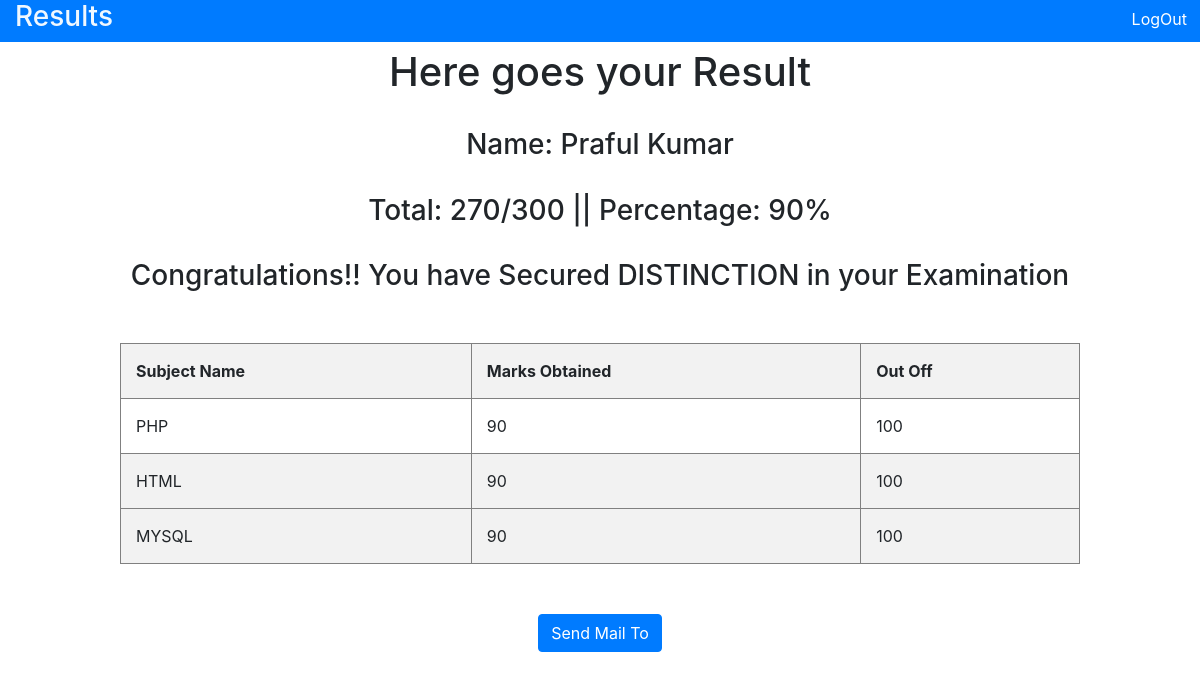
Page /student.php (signed in) on the committed database.
### tables this page shows
CREATE TABLE `portal_db` (
  `id` int(11) NOT NULL,
  `Firstname` text NOT NULL,
  `Lastname` text NOT NULL,
  `Email` text NOT NULL,
  `Userid` text NOT NULL,
  `Password` text NOT NULL,
  `PHP` int(11) NOT NULL,
  `HTML` int(11) NOT NULL,
  `MYSQL` int(11) NOT NULL,
  `Total` int(11) NOT NULL,
  `Percentage` decimal(10,0) NOT NULL
);

### student.php (the view, shortened to what this page needs)
<!DOCTYPE html>
<html lang="en" dir="ltr">
  <head>
    <link rel="stylesheet" href="https://maxcdn.bootstrapcdn.com/bootstrap/4.0.0/css/bootstrap.min.css">
  </head>
  <body>
    <nav>
      <nav class="nav navbar-dark navbar-expand-sm fixed-top bg-primary">
        <div class="container">
          <h3 style="color: aliceblue;">Results</h3>
        </div>
        <form class="" action="student.php" method="post">
          <button type="submit" class="btn btn-primary" name="logout">LogOut</button>
        </form>
      </nav>
    </nav>
    <?php
    $username = "root";
    $password = "root";
    $db="studentportal";
    $conn = mysqli_connect("localhost:3307", $username, $password,$db) or die(mysqli_connect_error());
    mysqli_select_db($conn,$db) or die(mysqli_error($conn));
    $name= $_SESSION['username'];
    echo "<br><br><h1><center> Here goes your Result</center></h2>";
    $getname="SELECT `Firstname` FROM `portal_db` WHERE `Userid`='$name'";
    $check=mysqli_query($conn,$getname);
    $getrow=mysqli_num_rows($check);
    if($getrow!=0){
    $sql="SELECT * FROM `portal_db` WHERE `Userid`='$name'";
    $check1=mysqli_query($conn,$sql);
    $getrow1=mysqli_num_rows($check1);
    echo "
    <style>
    th,td{
      padding: 15px;
      text-align: left;
    }
    tr:nth-child(odd) {background-color: #f2f2f2;}
    </style>
    <table border=1 align=\"center\" style=\" margin-top:50px; width:80%;\">
    <tr>
    <th>Subject Name</th>
    <th>Marks Obtained</th>
    <th>Out Off</th>
    </tr>";
    if($getrow1!=0)
    {
      while($row1=mysqli_fetch_array($check1)){
        $name=$row1['Firstname'] ." " .$row1['Lastname'];
        echo "<br><center><h3>Name: $name </h3></center>" ;
        echo "
        <tr>
        <td> PHP</td>
        <td>" . $row1['PHP'] . "</td>
        <td>100</td>
        </tr>";
        echo "<tr>";
        echo "<td> HTML </td>";
        echo "<td>" . $row1['HTML'] . "</td>";
        echo "<td>100</td>";
        echo "<td> MYSQL </td>";
        echo "<td>" . $row1['MYSQL'] . "</td>";
        echo "<td>100</td>";
        echo "</tr>";
        $total= $row1['Total'];
        $per=$row1['Percentage'];
        echo "<br><center><h3>Total: $total/300   || Percentage: $per%</h3></center>" ;
        if($per<60 && $per>35)
        {
          echo "<br><center><h3>BETTER LUCK NEXT TIME</h3></center>";
          $type1="Pass";
        }
        elseif($per<35 && $per>1)
        {
          echo "<br><center><h3>BETTER LUCK NEXT TIME</h3></center>";
          $type1="Fail";
        }
        elseif ($per==0 || $per==NULL) {
          echo "<br><center><h3>Your result is not declared yet please try again after sometime</h3></center>";
        }
        else {
          echo "<br><center><h3>Congratulations!! You have Secured DISTINCTION in your Examination</h3></center>";
        }
      }
    }
    echo "</table>";
    }
     ?>
     <center><button type="button" name="button" class="btn btn-primary" style="margin-top:50px;" data-toggle="modal" data-target="#sendmail" >Send Mail To</button></center>
  </body>
</html>

### student.php (style rules this page uses)
th,td { padding: 15px; text-align: left; }
tr:nth-child(odd) { background-color: #f2f2f2; }

### rows in the picture
portal_db: name "Praful Kumar", PHP "90", HTML "90", MYSQL "90", Total "270", Percentage "90", shows "Congratulations!! You have Secured DISTINCTION in your Examination"
